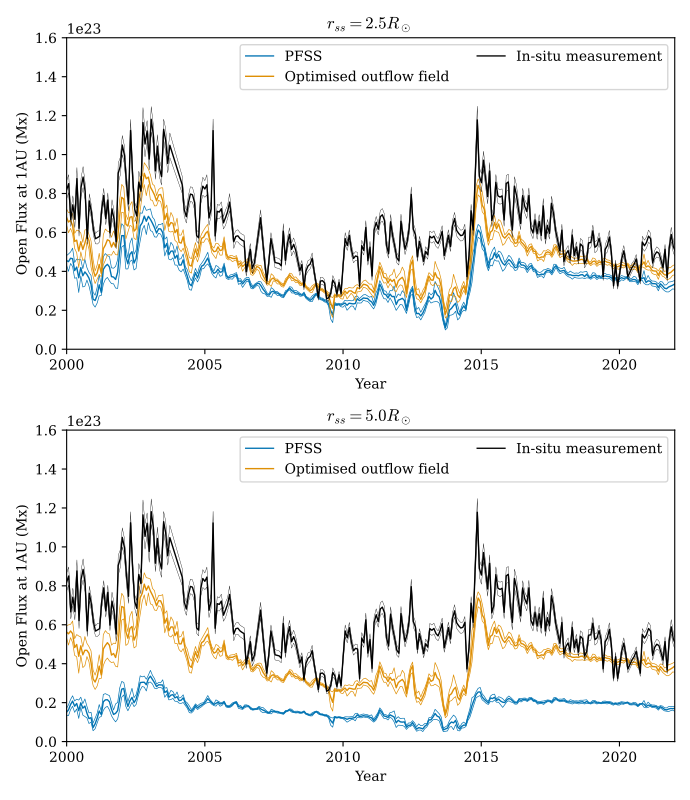

Reproduce this figure in Python.
"""
    Script to combine Anna Frost Open Flux data with my outflow results.
    Some of this written by Anthony (2023, apparently)
"""
import numpy as np
import sys
import pandas as pd
from scipy.io import netcdf
import sys
if False:#(len(sys.argv) > 1):    # to avoid needing xwindows (allows ssh remote use)
    import matplotlib as mpl
    mpl.use('Agg')
import matplotlib.pyplot as plt
import matplotlib.gridspec as gridspec
from datetime import datetime, timedelta
import time
import pickle
import os
import astropy.units as u
import portalocker
import subprocess
from scipy.interpolate import interp1d
import seaborn as sns
import outflowpy

plt.rcParams.update({
    "text.usetex": False,
    "mathtext.fontset": "cm",  # LaTeX-like Computer Modern
    "font.family": "serif",
})

colors = sns.color_palette('colorblind')

class LockedDataset:
    """
    This is to check if the netcdf is being looked at by another process, and won't attempt to add more data if so. Should stop things becoming corrupted.
    Is apparently called a 'context manager'. Curious.
    """
    def __init__(self, path, mode="r", lock_path=None, lock_timeout=None):
        self.path = path
        self.mode = mode
        self.lock_path = lock_path or f"{path}.lock"
        self.lock_timeout = lock_timeout
        self._lock = None
        self._ds = None
        time.sleep(1.0)   #Make it thread safe perhaps maybe

    def __enter__(self):
        # Acquire the lock before opening NetCDF
        self._lock = portalocker.Lock(
            self.lock_path,
            mode="w",
            timeout=self.lock_timeout
        )
        self._lock.acquire()  # Wait until free

        self._ds = Dataset(self.path, self.mode, format = 'NETCDF4')
        return self._ds

    def __exit__(self, exc_type, exc_val, exc_tb):
        time.sleep(1.0)   #Make it thread safe perhaps maybe
        try:
            if self._ds is not None:
                self._ds.close()
        finally:
            if self._lock is not None:
                self._lock.release()
            try:
                os.remove(self.lock_path)
            except FileNotFoundError:
                pass

class LockedLog:
    def __init__(self, path, mode="r+", lock_timeout=None):
        self.path = path
        self.mode = mode
        self.lock_timeout = lock_timeout
        self._log = None

    def __enter__(self):
        # Open the *log file itself* and lock it directly
        self._log = open(self.path, self.mode)
        portalocker.lock(self._log, portalocker.LOCK_EX)  # Blocks until lock acquired
        return self._log

    def __exit__(self, exc_type, exc_val, exc_tb):
        self._log.flush()
        os.fsync(self._log.fileno())  # Ensure data is written to disk
        portalocker.unlock(self._log)   #Then unlock
        self._log.close()
        self._log = None

def toYearFraction(date):

    #Returns the year plus a fraction of the year, as a float. Very good.

    def sinceEpoch(date): # returns seconds since epoch
        return time.mktime(date.timetuple())
    s = sinceEpoch

    year = date.year
    startOfThisYear = datetime(year=year, month=1, day=1)
    startOfNextYear = datetime(year=year+1, month=1, day=1)


    yearElapsed = s(date) - s(startOfThisYear)
    yearDuration = s(startOfNextYear) - s(startOfThisYear)
    fraction = yearElapsed/yearDuration


    return date.year + fraction


# Read smoothed sunspot number:
# -----------------------------
# https://www.sidc.be/SILSO/datafiles
# ssndat = np.loadtxt('SN_ms_tot_V2.0.csv', delimiter=';', dtype=str)
# t_sunspot = np.zeros(len(ssndat))
# sunspot_num = np.zeros(len(ssndat))
# for k, s in enumerate(ssndat):
#     t_sunspot[k] = s[2]
#     sunspot_num[k] = s[3]


# Read open flux from Anna Frost:
# -------------------------------
# https://link.springer.com/article/10.1007/s11207-022-02004-6#Sec18


frost_data = pd.read_csv("./data/frost_data.txt", sep='\\s+', comment = "%", header = None, on_bad_lines = 'skip')

years = frost_data[0].to_numpy()
months = frost_data[1].to_numpy()
days = frost_data[2].to_numpy()


dates = [datetime(int(years[i]), int(months[i]), int(days[i])) for i in range(len(years))]
tflux = np.array([toYearFraction(d) for d in dates])

oflux = frost_data[6]
ofluxmin = frost_data[7]
ofluxmax = frost_data[8]

tflux = tflux[oflux > 0]
ofluxmin = ofluxmin[oflux > 0]
ofluxmax = ofluxmax[oflux > 0]
oflux = oflux[oflux > 0]

#Sort out units
ofluxmin = ofluxmin*1e14*1e8
ofluxmax = ofluxmax*1e14*1e8
oflux = oflux*1e14*1e8

data_source = 1 #Set to 0 to get from diagnostic files, set to 1 to get it directly from the batch

def make_plot():

    #Also let's look at correlations or something for each of them. Do interpolations of frost data, respective to each one. Within a given time bound, at least.
    #Then use the most correlated to determine the optimum smoothing, then hopefully can scale using more/less MF stuff. We'll see.

    time_interps = tflux[tflux > 2000]  #These are the time points to attempt interpolation from, as the Frost data goes back longer. I think this is fine for now.

    #Do frost 'interpolation' here
    frost_xs = tflux
    frost_ys = oflux

    frost_interp = interp1d(frost_xs, frost_ys, kind = 'linear')

    oflux_ref = frost_interp(time_interps)

    #plt.plot(time_interps, oflux_ref, c = 'black')

    #Put in a thing to do some interpolation to get a value which should be bang on
    interp_xs = []; interp_ys = []


    def determine_error_bounds(dates, ofluxes, time_cadence = 27, error_bound = 0.9):
        #Function to take the messy daily data and transform into a nice smooth function with error bounds taking account of the wiggles.
        #Time cadence is the regularity and range of the data points being tested, and error bound is the percentile range with which the min and max values will be calculated
        tmin = np.min(dates); tmax = np.max(dates)
        regular_dates = np.linspace(tmin, tmax, int((tmax-tmin)/(time_cadence/365.25)) + 1)
        oflux_means = []; oflux_mins = []; oflux_maxs = []; regular_dates_thin = []
        for date_test in regular_dates:
            local_min = date_test - 0.5*time_cadence/365.25
            local_max = date_test + 0.5*time_cadence/365.25
            date_mask = (dates >= local_min) & (dates <= local_max)
            local_ofluxes = ofluxes[date_mask]
            if len(local_ofluxes) > 0:
                oflux_means.append(np.mean(local_ofluxes))
                oflux_mins.append(np.percentile(local_ofluxes, 100*(1.0 - error_bound)))
                oflux_maxs.append(np.percentile(local_ofluxes, 100*(error_bound)))
                regular_dates_thin.append(date_test)

        return regular_dates_thin, oflux_means, oflux_mins, oflux_maxs

    fig, axs = plt.subplots(2,1, figsize = (6.9,8.0))

    time_cadence = 1
    mf_constants = [0.0,5e-17,5e-17,5e-17,5e-17,5e-17,5e-17,5e-17,5e-17,5e-17]
    corona_temps = [1e6, 1e6,1.25e6, 1.5e6,1.75e6, 2e6,2.25e6, 2.5e6,2.75e6, 3e6]

    os.system("scp -r vgjn10@hamilton8.dur.ac.uk:/home/vgjn10/projects/outflowpy/scripts/batch_logs/*_*.txt ./data/batch_logs_mdi")

    titles = ["$r_{ss} = 2.5R_\odot$", "$r_{ss} = 5.0R_\odot$"]
    for ax_id, ax in enumerate(axs):

        if ax_id == 0:
            batch_ids = [0,51]
        else:
            batch_ids = [60,61]
        #Do frost 'interpolation' here
        frost_xs = tflux
        frost_ys = oflux

        frost_interp = interp1d(frost_xs, frost_ys, kind = 'linear', fill_value = 'extrapolate')


        overallcount = 0; potentialcount = 0
        for plot_num, batch_id in enumerate(batch_ids):
        #Read in the data
            with LockedLog("./data/batch_logs_mdi/0_%d.txt" % batch_id, mode = "r+") as f:
                #This does now appear to be thread-safe, so we can be a bit smarter now and it'll run even faster and not get particularly baffled.
                #Look at the runs which satisfy the requirements and pick a random one from them.
                ofluxes = []; dates = []
                start = datetime.fromisoformat("1999-01-01T00:00:00")
                for run, info in enumerate(f, start=0):
                    date = (start + timedelta(days=time_cadence*run))
                    try:
                        parts = info.strip().split('\t')
                        openflux = float(parts[3].strip('{}'))
                    except:
                        print("This is corrupted, try again in a second or two rather than the longer time?")
                        raise Exception('Log file is corrupted. Bugger.')

                    if toYearFraction(date) < 1999.25 or toYearFraction(date) > 2022:
                        continue
                    #Reasons to run: Either no start time, or no end time but start time is old
                    if openflux > 5e21:
                        ofluxes.append(openflux)
                        dates.append(toYearFraction(date))
                        overallcount += 1
                    potentialcount += 1
                ofluxes = np.array(ofluxes); dates = np.array(dates)
                dates_mean, oflux_mean, oflux_min, oflux_max = determine_error_bounds(dates, ofluxes, 27)

            if batch_id == 0 or batch_id == 60:
                label = 'PFSS'
            else:
                label = "Optimised outflow field"

            oflux_ref = frost_interp(dates)

            r = np.corrcoef(oflux_ref, ofluxes)[0,1]

            print('Correlation for', label, 'r = ', r)
            print('Fraction', 1.0/np.mean(oflux_ref/ofluxes))
            #plt.plot(dates, ofluxes, color = colors[plot_num], linewidth = 0.1, linestyle = 'dashed')
            ax.plot(dates_mean, oflux_mean, color = colors[plot_num], label = label, linewidth = 1.0)
            ax.plot(dates_mean, oflux_min, color = colors[plot_num], linewidth = 0.5)
            ax.plot(dates_mean, oflux_max, color = colors[plot_num], linewidth = 0.5)

        #Plot open flux measurements
        ax.plot(tflux, oflux, c = 'black', linewidth = 1.0, label = 'In-situ measurement')
        ax.plot(tflux, ofluxmin, c = 'black', linewidth = 0.25)
        ax.plot(tflux, ofluxmax, c = 'black', linewidth = 0.25)

        ax.set_xticks(ticks = [2000,2005,2010,2015,2020])
        ax.set_title(titles[ax_id])
    #Plot optimised eclipse ofluxes

    # eclipse_ofluxes = np.loadtxt('./data/eclipse_ofluxes.txt', delimiter = ',')
    #
    # years = [2006,2008,2009,2010,2012,2013,2015,2016,2017,2019,2023,2024]
    #
    # times =  []
    # for eclipse_year in years:
    #     times.append(toYearFraction(datetime.fromisoformat(outflowpy.utils.find_eclipse_time(eclipse_year))))

    #plt.scatter(times, eclipse_ofluxes, c = 'red', marker = 'x', label = 'Individually optimised eclipse', zorder = 10)



        if potentialcount > 0:
            print('Overall percentage complete: %.1f' % (100*(overallcount/potentialcount)))


            #Plot outflow field predictions

            ax.legend(ncol = 2)
            ax.set_xlabel('Year')
            ax.set_ylabel('Open Flux at 1AU (Mx)')
            ax.set_xlim(2000,2022)
            ax.set_ylim(ymin = 0.0, ymax = 0.16e24)
    plt.tight_layout()
    plt.savefig('./13_plot_optimums.pdf')
    plt.show()
    plt.close()


make_plot()
